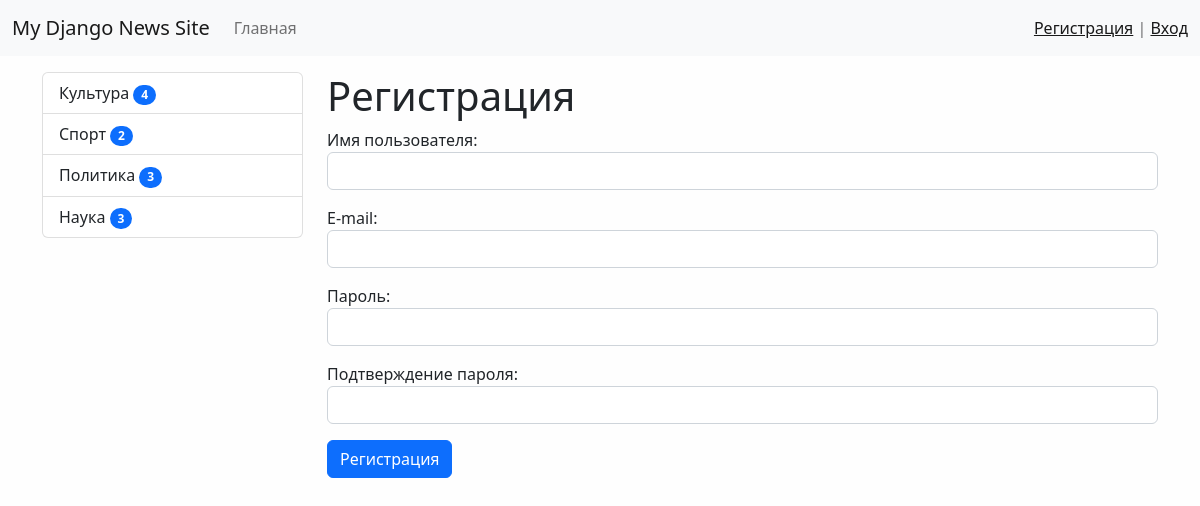
Screenshot of /register/ with the database file from the repository.
### news/models.py (models this page shows, shortened)
class Category(models.Model):
    title = models.CharField(max_length=150, db_index=True, verbose_name='наименование категории')
    def get_absolute_url(self):
        return reverse('category', kwargs={'category_id': self.pk})
    class Meta:
        verbose_name = 'категория'
        verbose_name_plural = 'категории'
        ordering = ['title']

### news/views.py (the view)
# urls.py: path('register/', register, name='register'),
def register(request):
    if request.method == 'POST':
        form = UserRegisterForm(request.POST)
        if form.is_valid():
            user = form.save()
            login(request, user)
            messages.success(request, 'Вы успешно зарегистрированы')
            return redirect('home')
        else:
            messages.error(request, 'Ошибка регистрации')
    else:
        form = UserRegisterForm()
    return render(request, 'news/register.html', {'form': form})

### news/forms.py
class UserRegisterForm(UserCreationForm):
    username = forms.CharField(label='Имя пользователя', widget=forms.TextInput(attrs={'class': 'form-control', 'autofocus': None}))
    password1 = forms.CharField(label='Пароль', widget=forms.PasswordInput(attrs={'class': 'form-control'}))
    password2 = forms.CharField(label='Подтверждение пароля', widget=forms.PasswordInput(attrs={'class': 'form-control'}))
    email = forms.EmailField(label='E-mail', widget=forms.EmailInput(attrs={'class': 'form-control'}))
    class Meta:
        model = User
        fields = ('username', 'email', 'password1', 'password2')
    def __init__(self, *args, **kwargs):
        super(UserCreationForm, self).__init__(*args, **kwargs)
        self.fields['username'].widget.attrs.pop('autofocus')

### news/templatetags/news_tags.py (called while the page is built)
@register.inclusion_tag('news/list_categories.html')
def show_categories(arg1='Hello', arg2='world'):
    categories = Category.objects.annotate(cnt=Count('news', filter=F('news__is_published'))).filter(cnt__gt=0)
    return {"categories": categories, 'arg1': arg1,'arg2': arg2}

### news/templates/news/register.html (shortened to what this page needs)
{% extends 'base.html' %}
{% block sidebar %}
{% include 'inc/_sidebar.html' %}
{% endblock %}
{% block content %}
<h1>Регистрация</h1>
<form method="post">
    {{ form.as_p }}
    <button type="submit" class="btn btn-primary btn-block">Регистрация</button>
</form>
{% endblock %}

### news/templates/news/list_categories.html
<div class="list-group">
    {% for item in categories %}
    <a href="{{ item.get_absolute_url }}" class="list-group-item list-group-item-action">{{ item.title }}
     <span class="badge bg-primary rounded-pill">{{ item.cnt }}</span> </a>
    {% endfor %}
</div>

### mysite/static/css/style.css (style rules this page uses)
body { background-color: #fefefe; }

### rows the page displays
Category: title "Культура", cnt "4"
Category: title "Спорт", cnt "2"
Category: title "Политика", cnt "3"
Category: title "Наука", cnt "3"
